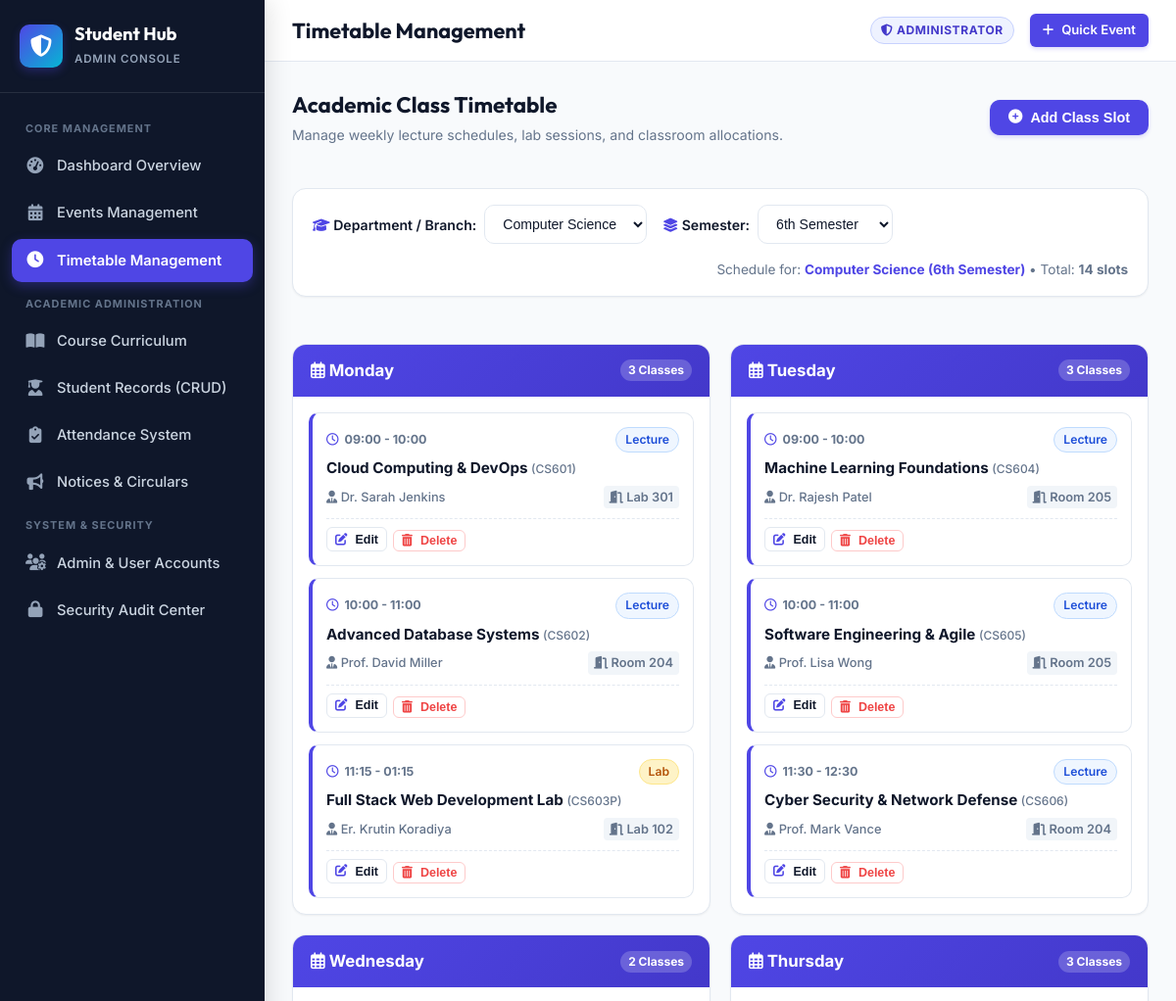
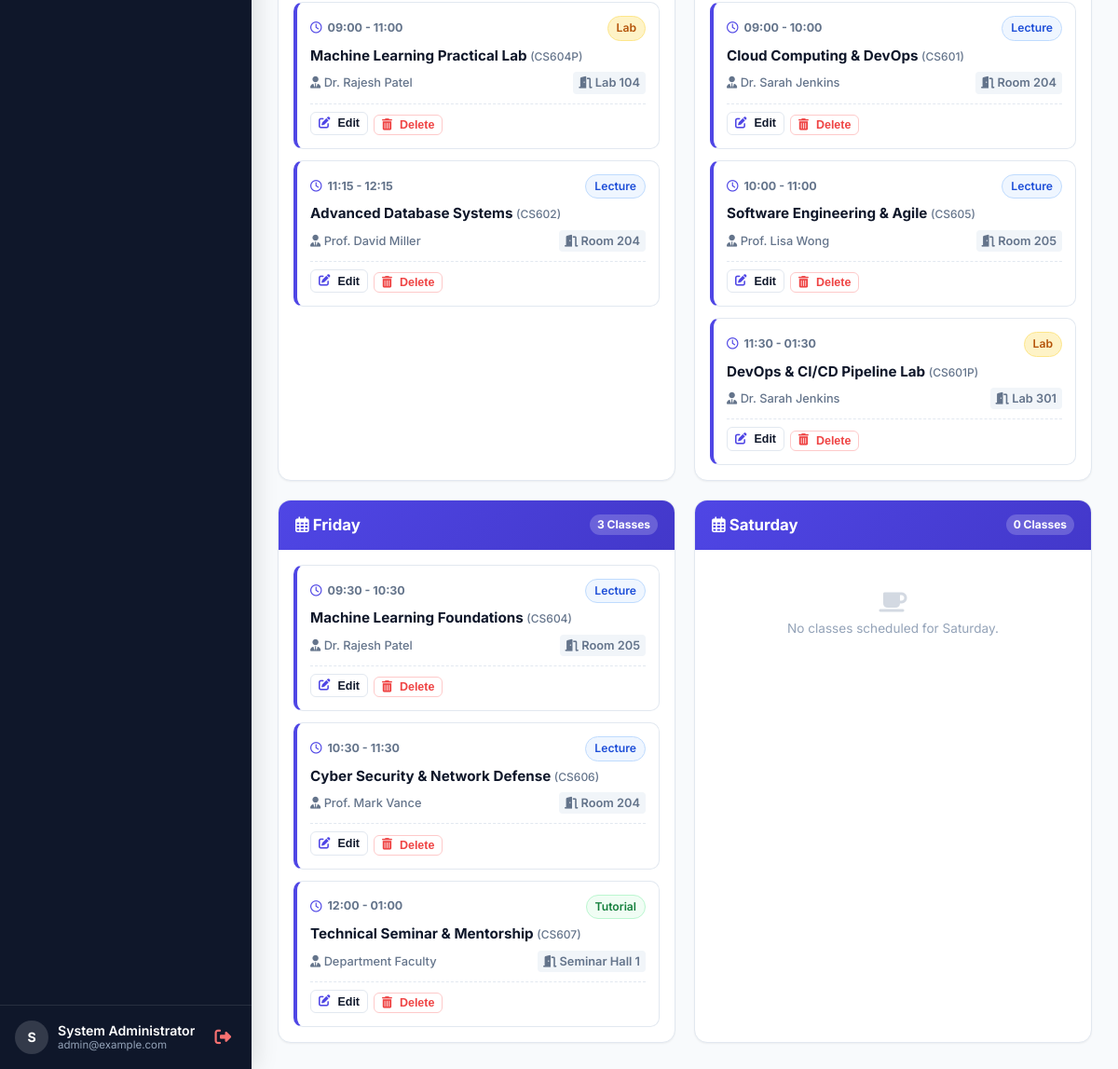
The app's page /admin/timetable.php (signed in) with its own data (2 pictures, top to bottom).
### tables this page shows
CREATE TABLE `timetables` (
  `id` int(10) unsigned NOT NULL AUTO_INCREMENT,
  `course` varchar(50) NOT NULL,
  `semester` varchar(20) NOT NULL DEFAULT '6th Semester',
  `day_of_week` enum('Monday','Tuesday','Wednesday','Thursday','Friday','Saturday') NOT NULL,
  `start_time` varchar(10) NOT NULL,
  `end_time` varchar(10) NOT NULL,
  `subject_name` varchar(150) NOT NULL,
  `subject_code` varchar(20) NOT NULL,
  `faculty_name` varchar(100) NOT NULL,
  `room_no` varchar(50) NOT NULL,
  `class_type` enum('Lecture','Lab','Tutorial') NOT NULL DEFAULT 'Lecture',
  `created_at` timestamp NOT NULL DEFAULT current_timestamp(),
  `updated_at` timestamp NOT NULL DEFAULT current_timestamp() ON UPDATE current_timestamp(),
  PRIMARY KEY (`id`),
  KEY `idx_tt_course_sem` (`course`,`semester`),
  KEY `idx_tt_day` (`day_of_week`)
);

### includes/session.php (called while the page is built, shortened)
<?php
if (!defined('SESSION_INITIALIZED')) {
    function e(?string $string): string {
        return htmlspecialchars((string)($string ?? ''), ENT_QUOTES | ENT_SUBSTITUTE, 'UTF-8');
    }
}

### admin/timetable.php (the view, shortened to what this page needs)
<?php
require_once dirname(__DIR__) . '/includes/session.php';
$pdo = get_pdo();
$selectedCourse = $_GET['course'] ?? 'Computer Science';
$selectedSemester = $_GET['semester'] ?? '6th Semester';
$coursesList = ['Computer Science', 'Information Tech', 'Mechanical', 'Civil Eng', 'Electrical'];
$semestersList = ['1st Semester', '2nd Semester', '3rd Semester', '4th Semester', '5th Semester', '6th Semester', '7th Semester', '8th Semester'];
$daysOfWeek = ['Monday', 'Tuesday', 'Wednesday', 'Thursday', 'Friday', 'Saturday'];
$stmt = $pdo->prepare("
    SELECT * FROM timetables
    WHERE course = ? AND semester = ?
    ORDER BY FIELD(day_of_week, 'Monday', 'Tuesday', 'Wednesday', 'Thursday', 'Friday', 'Saturday'), start_time ASC
");
$stmt->execute([$selectedCourse, $selectedSemester]);
$allSlots = $stmt->fetchAll();
$slotsByDay = [];
foreach ($daysOfWeek as $day) {
    $slotsByDay[$day] = [];
}
foreach ($allSlots as $slot) {
    $day = $slot['day_of_week'];
    if (isset($slotsByDay[$day])) {
        $slotsByDay[$day][] = $slot;
    }
}
require_once dirname(__DIR__) . '/includes/admin_header.php';
?>
<div style="display: flex; justify-content: space-between; align-items: center; margin-bottom: 20px; flex-wrap: wrap; gap: 14px;">
  <div>
    <h2 style="font-size: 1.4rem; color: var(--text-main); margin: 0;">Academic Class Timetable</h2>
    <p style="font-size: 0.88rem; color: var(--text-muted); margin-top: 3px;">
      Manage weekly lecture schedules, lab sessions, and classroom allocations.
    </p>
  </div>
  <button type="button" class="btn btn-primary" onclick="openModal('addSlotModal')">
    <i class="fas fa-plus-circle"></i> Add Class Slot
  </button>
</div>
<div class="portal-card" style="margin-bottom: 24px;">
  <div class="card-body" style="padding: 16px 20px;">
    <form method="GET" action="/STUDENTPORTAL/admin/timetable.php" id="filterForm" style="display: flex; align-items: center; gap: 16px; flex-wrap: wrap;">
      <div style="display: flex; align-items: center; gap: 8px;">
        <label for="courseSelect" style="font-size: 0.88rem; font-weight: 600; color: var(--text-main); white-space: nowrap;">
          <i class="fas fa-graduation-cap" style="color: #4f46e5;"></i> Department / Branch:
        </label>
        <select name="course" id="courseSelect" class="select-filter" onchange="document.getElementById('filterForm').submit();">
          <?php foreach ($coursesList as $c): ?>
            <option value="<?php echo e($c); ?>" <?php echo ($selectedCourse === $c) ? 'selected' : ''; ?>>
              <?php echo e($c); ?>
            </option>
          <?php endforeach; ?>
        </select>
      </div>
      <div style="display: flex; align-items: center; gap: 8px;">
        <label for="semSelect" style="font-size: 0.88rem; font-weight: 600; color: var(--text-main); white-space: nowrap;">
          <i class="fas fa-layer-group" style="color: #4f46e5;"></i> Semester:
        </label>
        <select name="semester" id="semSelect" class="select-filter" onchange="document.getElementById('filterForm').submit();">
          <?php foreach ($semestersList as $s): ?>
            <option value="<?php echo e($s); ?>" <?php echo ($selectedSemester === $s) ? 'selected' : ''; ?>>
              <?php echo e($s); ?>
            </option>
          <?php endforeach; ?>
        </select>
      </div>
      <div style="margin-left: auto; font-size: 0.85rem; color: var(--text-muted);">
        Schedule for: <strong style="color: #4f46e5;"><?php echo e($selectedCourse); ?> (<?php echo e($selectedSemester); ?>)</strong> &bull; Total: <strong><?php echo count($allSlots); ?> slots</strong>
      </div>
    </form>
  </div>
</div>
<div class="timetable-grid">
  <?php foreach ($daysOfWeek as $day): ?>
    <div class="day-column">
      <div class="day-header">
        <span><i class="far fa-calendar-alt"></i> <?php echo $day; ?></span>
        <span style="font-size: 0.75rem; background: rgba(255, 255, 255, 0.2); padding: 2px 8px; border-radius: 12px;">
          <?php echo count($slotsByDay[$day]); ?> Classes
        </span>
      </div>
      <div class="day-slots-list">
        <?php if (empty($slotsByDay[$day])): ?>
          <div style="text-align: center; padding: 28px 10px; color: var(--text-light); font-size: 0.85rem;">
            <i class="fas fa-coffee" style="font-size: 1.5rem; display: block; margin-bottom: 6px; opacity: 0.4;"></i>
            No classes scheduled for <?php echo $day; ?>.
          </div>
        <?php else: ?>
          <?php foreach ($slotsByDay[$day] as $slot): ?>
            <div class="slot-card">
              <div class="slot-time">
                <i class="far fa-clock" style="color: #4f46e5;"></i>
                <span><?php echo e($slot['start_time']); ?> - <?php echo e($slot['end_time']); ?></span>
                <span class="badge badge-type-<?php echo strtolower($slot['class_type']); ?>" style="margin-left: auto;">
                  <?php echo e($slot['class_type']); ?>
                </span>
              </div>
              <div class="slot-subject">
                <?php echo e($slot['subject_name']); ?>
                <?php if (!empty($slot['subject_code'])): ?>
                  <span style="font-size: 0.75rem; color: var(--text-muted); font-weight: 500;">(<?php echo e($slot['subject_code']); ?>)</span>
                <?php endif; ?>
              </div>
              <div class="slot-meta">
                <span class="slot-faculty">
                  <i class="fas fa-user-tie" style="color: #64748b;"></i> <?php echo e($slot['faculty_name']); ?>
                </span>
                <span class="slot-room">
                  <i class="fas fa-door-open"></i> <?php echo e($slot['room_no']); ?>
                </span>
              </div>
              <div class="slot-actions">
                <button type="button" class="btn btn-outline btn-sm edit-slot-btn"
                        data-id="<?php echo $slot['id']; ?>"
                        data-course="<?php echo e($slot['course']); ?>"
                        data-semester="<?php echo e($slot['semester']); ?>"
                        data-day="<?php echo e($slot['day_of_week']); ?>"
                        data-start="<?php echo e($slot['start_time']); ?>"
                        data-end="<?php echo e($slot['end_time']); ?>"
                        data-name="<?php echo e($slot['subject_name']); ?>"
                        data-code="<?php echo e($slot['subject_code']); ?>"
                        data-faculty="<?php echo e($slot['faculty_name']); ?>"
                        data-room="<?php echo e($slot['room_no']); ?>"
                        data-type="<?php echo e($slot['class_type']); ?>"
                        style="padding: 3px 8px; font-size: 0.78rem;">
                  <i class="fas fa-edit" style="color: #4f46e5;"></i> Edit
                </button>
                <form action="/STUDENTPORTAL/admin/timetable.php" method="POST" style="margin: 0;" onsubmit="return confirm('Are you sure you want to remove this timetable slot?');">
                  <button type="submit" class="btn btn-outline btn-sm" style="padding: 3px 8px; font-size: 0.78rem; color: #ef4444; border-color: #fecaca;">
                    <i class="fas fa-trash-alt"></i> Delete
                  </button>
                </form>
              </div>
            </div>
          <?php endforeach; ?>
        <?php endif; ?>
      </div>
    </div>
  <?php endforeach; ?>
</div>
<?php require_once dirname(__DIR__) . '/includes/admin_footer.php'; ?>

### assets/css/portal.css (style rules this page uses)
:root { --admin-primary: #4f46e5; --admin-primary-hover: #4338ca; --admin-primary-light: #eef2ff; --admin-sidebar-bg: #0f172a; --admin-accent: #06b6d4; --student-primary: #0d9488; --student-primary-hover: #0f766e; --student-primary-light: #f0fdfa; --student-sidebar-bg: #134e4a; --student-accent: #0284c7; --bg-body: #f8fafc; --bg-surface: #ffffff; --bg-surface-elevated: #ffffff; --border-color: #e2e8f0; --border-light: #f1f5f9; --text-main: #0f172a; --text-muted: #64748b; --text-light: #94a3b8; --success: #10b981; --success-bg: #ecfdf5; --success-border: #a7f3d0; --warning: #f59e0b; --warning-bg: #fffbeb; --warning-border: #fde68a; --danger: #ef4444; --danger-bg: #fef2f2; --danger-border: #fecaca; --info: #3b82f6; --info-bg: #eff6ff; --info-border: #bfdbfe; --shadow-sm: 0 1px 2px 0 rgba(0, 0, 0, 0.05); --shadow-md: 0 4px 6px -1px rgba(0, 0, 0, 0.07), 0 2px 4px -2px rgba(0, 0, 0, 0.05); --shadow-lg: 0 10px 15px -3px rgba(0, 0, 0, 0.08), 0 4px 6px -4px rgba(0, 0, 0, 0.04); --shadow-xl: 0 20px 25px -5px rgba(0, 0, 0, 0.1), 0 8px 10px -6px rgba(0, 0, 0, 0.04); --radius-sm: 6px; --radius-md: 10px; --radius-lg: 14px; --radius-xl: 18px; }
* { margin: 0; padding: 0; box-sizing: border-box; }
body { font-family: 'Inter', -apple-system, BlinkMacSystemFont, 'Segoe UI', Roboto, sans-serif; background-color: var(--bg-body); color: var(--text-main); line-height: 1.5; -webkit-font-smoothing: antialiased; }
h1, h2, h3, h4, .brand-title { font-family: 'Outfit', 'Inter', sans-serif; }
.portal-card { background: var(--bg-surface); border: 1px solid var(--border-color); border-radius: var(--radius-lg); box-shadow: var(--shadow-sm); overflow: hidden; }
.card-body { padding: 24px; }
.select-filter { padding: 10px 14px; border: 1px solid var(--border-color); border-radius: var(--radius-md); font-size: 0.88rem; background: #fff; color: var(--text-main); cursor: pointer; outline: none; }
.btn { display: inline-flex; align-items: center; justify-content: center; gap: 8px; padding: 9px 18px; border-radius: var(--radius-md); font-size: 0.9rem; font-weight: 600; text-decoration: none; cursor: pointer; border: 1px solid transparent; transition: all 0.2s ease; }
.btn-primary { background: var(--admin-primary); color: #fff; box-shadow: 0 2px 4px rgba(79, 70, 229, 0.2); }
.btn-outline { background: #fff; border-color: var(--border-color); color: var(--text-main); }
.btn-sm { padding: 6px 12px; font-size: 0.82rem; border-radius: var(--radius-sm); }
.badge { display: inline-flex; align-items: center; gap: 5px; padding: 3px 9px; border-radius: 9999px; font-size: 0.76rem; font-weight: 600; text-transform: capitalize; }
.badge-type-lecture { background: #eff6ff; color: #1d4ed8; border: 1px solid #bfdbfe; }
.badge-type-lab { background: #fef3c7; color: #b45309; border: 1px solid #fde68a; }
.badge-type-tutorial { background: #f0fdf4; color: #15803d; border: 1px solid #bbf7d0; }
.timetable-grid { display: grid; grid-template-columns: repeat(auto-fit, minmax(320px, 1fr)); gap: 20px; }
.day-column { background: var(--bg-surface); border: 1px solid var(--border-color); border-radius: var(--radius-lg); overflow: hidden; box-shadow: var(--shadow-sm); }
.day-header { padding: 14px 18px; background: linear-gradient(135deg, #4f46e5, #4338ca); color: #fff; font-weight: 700; font-size: 1.05rem; display: flex; align-items: center; justify-content: space-between; }
.day-slots-list { padding: 16px; display: flex; flex-direction: column; gap: 12px; }
.slot-card { padding: 14px; border: 1px solid var(--border-color); border-left: 4px solid var(--admin-primary); border-radius: var(--radius-md); background: #fff; transition: all 0.2s ease; position: relative; }
.slot-time { font-size: 0.78rem; font-weight: 700; color: var(--text-muted); display: flex; align-items: center; gap: 6px; margin-bottom: 6px; }
.slot-subject { font-size: 0.95rem; font-weight: 700; color: var(--text-main); line-height: 1.3; }
.slot-meta { display: flex; align-items: center; justify-content: space-between; margin-top: 8px; font-size: 0.8rem; color: var(--text-muted); }
.slot-faculty { font-weight: 500; }
.slot-room { background: var(--border-light); padding: 2px 6px; border-radius: 4px; font-weight: 600; }
.slot-actions { display: flex; gap: 6px; margin-top: 10px; border-top: 1px dashed var(--border-color); padding-top: 8px; }

### records on screen
timetables: start_time "09:00", end_time "10:00", class_type "Lecture", subject_name "Cloud Computing & DevOps", subject_code "CS601", faculty_name "Dr. Sarah Jenkins", room_no "Lab 301"
timetables: start_time "10:00", end_time "11:00", class_type "Lecture", subject_name "Advanced Database Systems", subject_code "CS602", faculty_name "Prof. David Miller", room_no "Room 204"
timetables: start_time "11:15", end_time "01:15", class_type "Lab", subject_name "Full Stack Web Development Lab", subject_code "CS603P", faculty_name "Er. Krutin Koradiya", room_no "Lab 102"
timetables: start_time "09:00", end_time "10:00", class_type "Lecture", subject_name "Machine Learning Foundations", subject_code "CS604", faculty_name "Dr. Rajesh Patel", room_no "Room 205"
timetables: start_time "10:00", end_time "11:00", class_type "Lecture", subject_name "Software Engineering & Agile", subject_code "CS605", faculty_name "Prof. Lisa Wong", room_no "Room 205"
timetables: start_time "11:30", end_time "12:30", class_type "Lecture", subject_name "Cyber Security & Network Defense", subject_code "CS606", faculty_name "Prof. Mark Vance", room_no "Room 204"
timetables: start_time "09:00", end_time "11:00", class_type "Lab", subject_name "Machine Learning Practical Lab", subject_code "CS604P", faculty_name "Dr. Rajesh Patel", room_no "Lab 104"
timetables: start_time "11:15", end_time "12:15", class_type "Lecture", subject_name "Advanced Database Systems", subject_code "CS602", faculty_name "Prof. David Miller", room_no "Room 204"
timetables: start_time "09:00", end_time "10:00", class_type "Lecture", subject_name "Cloud Computing & DevOps", subject_code "CS601", faculty_name "Dr. Sarah Jenkins", room_no "Room 204"
timetables: start_time "10:00", end_time "11:00", class_type "Lecture", subject_name "Software Engineering & Agile", subject_code "CS605", faculty_name "Prof. Lisa Wong", room_no "Room 205"
timetables: start_time "11:30", end_time "01:30", class_type "Lab", subject_name "DevOps & CI/CD Pipeline Lab", subject_code "CS601P", faculty_name "Dr. Sarah Jenkins", room_no "Lab 301"
timetables: start_time "09:30", end_time "10:30", class_type "Lecture", subject_name "Machine Learning Foundations", subject_code "CS604", faculty_name "Dr. Rajesh Patel", room_no "Room 205"
timetables: start_time "10:30", end_time "11:30", class_type "Lecture", subject_name "Cyber Security & Network Defense", subject_code "CS606", faculty_name "Prof. Mark Vance", room_no "Room 204"
timetables: start_time "12:00", end_time "01:00", class_type "Tutorial", subject_name "Technical Seminar & Mentorship", subject_code "CS607", faculty_name "Department Faculty", room_no "Seminar Hall 1"

### other values on screen
substr($adminUser['full_name'], 0, 1) "S"
$adminUser['full_name'] "System Administrator"
$adminUser['email'] "admin@example.com"
$pageTitle "Timetable Management"
$selectedCourse "Computer Science"
$selectedSemester "6th Semester"
count($allSlots) "14"
$day "Monday"
count($slotsByDay[$day]) "3"
$day "Tuesday"
$day "Wednesday"
count($slotsByDay[$day]) "2"
$day "Thursday"
$day "Friday"
$day "Saturday"
